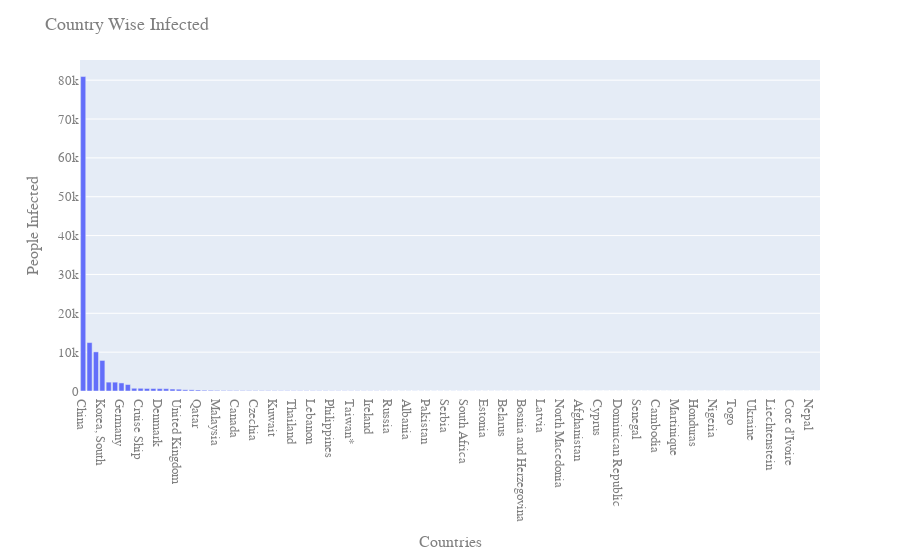

Notebook cell for this chart:
### Markdown cell above
## Country-wise as of today
How are the countries being infected?

### Code cell
plot_country_based_line(world_data_confirmed)

### Figure 1 — Plotly figure (JSON) as saved in the notebook; plotly's stock layout.template omitted (floating-point values rounded to 4 significant figures)
{"data": [{"alignmentgroup": "True", "hoverlabel": {"namelength": 0}, "hovertemplate": "x=%{x}<br>3/12/20=%{y}", "legendgroup": "", "marker": {"color": "#636efa"}, "name": "", "offsetgroup": "", "orientation": "v", "showlegend": false, "textposition": "auto", "type": "bar", "x": ["China", "Italy", "Iran", "Korea, South", "France", "Spain", "Germany", "US", "Norway", "Cruise Ship", "Switzerland", "Japan", "Denmark", "Sweden", "Netherlands", "United Kingdom", "Belgium", "Austria", "Qatar", "Bahrain", "Singapore", "Malaysia", "Israel", "Australia", "Canada", "Iceland", "Greece", "Czechia", "Slovenia", "United Arab Emirates", "Kuwait", "India", "Iraq", "Thailand", "San Marino", "Egypt", "Lebanon", "Portugal", "Finland", "Philippines", "Brazil", "Romania", "Taiwan*", "Poland", "Saudi Arabia", "Ireland", "Vietnam", "Indonesia", "Russia", "Algeria", "Georgia", "Albania", "Chile", "Costa Rica", "Pakistan", "Argentina", "Luxembourg", "Serbia", "Croatia", "Oman", "South Africa", "Ecuador", "Slovakia", "Estonia", "Peru", "Hungary", "Belarus", "Mexico", "Panama", "Bosnia and Herzegovina", "Brunei", "Azerbaijan", "Latvia", "Colombia", "Maldives", "North Macedonia", "Bulgaria", "Tunisia", "Afghanistan", "Morocco", "Malta", "Cyprus", "New Zealand", "French Guiana", "Dominican Republic", "Paraguay", "Armenia", "Senegal", "Cuba", "Moldova", "Cambodia", "Lithuania", "Bangladesh", "Martinique", "Sri Lanka", "Bolivia", "Honduras", "Burkina Faso", "Cameroon", "Nigeria", "Monaco", "Jamaica", "Togo", "Holy See", "Andorra", "Ukraine", "Guyana", "Turkey", "Liechtenstein", "Jordan", "Reunion", "Cote d'Ivoire", "Mongolia", "Bhutan", "Nepal", "Congo (Kinshasa)"], "xaxis": "x", "y": [80932, 12462, 10075, 7869, 2284, 2277, 2078, 1663, 702, 696, 652, 639, 617, 599, 503, 459, 314, 302, 262, 195, 178, 149, 131, 128, 117, 103, 99, 94, 89, 85, 80, 73, 71, 70, 69, 67, 61, 59, 59, 52, 52, 49, 49, 49, 45, 43, 39, 34, 28, 24, 24, 23, 23, 22, 20, 19, 19, 19, 19, 18, 17, 17, 16, 16, 15, 13, 12, 12, 11, 11, 11, 11, 10, 9, 8, 7, 7, 7, 7, 6, 6, 6, 5, 5, 5, 5, 4, 4, 3, 3, 3, 3, 3, 3, 2, 2, 2, 2, 2, 2, 2, 2, 1, 1, 1, 1, 1, 1, 1, 1, 1, 1, 1, 1, 1, 1], "yaxis": "y"}], "layout": {"barmode": "relative", "font": {"color": "#7f7f7f", "family": "Arial", "size": 13}, "legend": {"tracegroupgap": 0}, "margin": {"t": 60}, "title": {"text": "Country Wise Infected"}, "xaxis": {"anchor": "y", "domain": [0, 1], "title": {"text": "Countries"}}, "yaxis": {"anchor": "x", "domain": [0, 1], "title": {"text": "People Infected"}}}}
